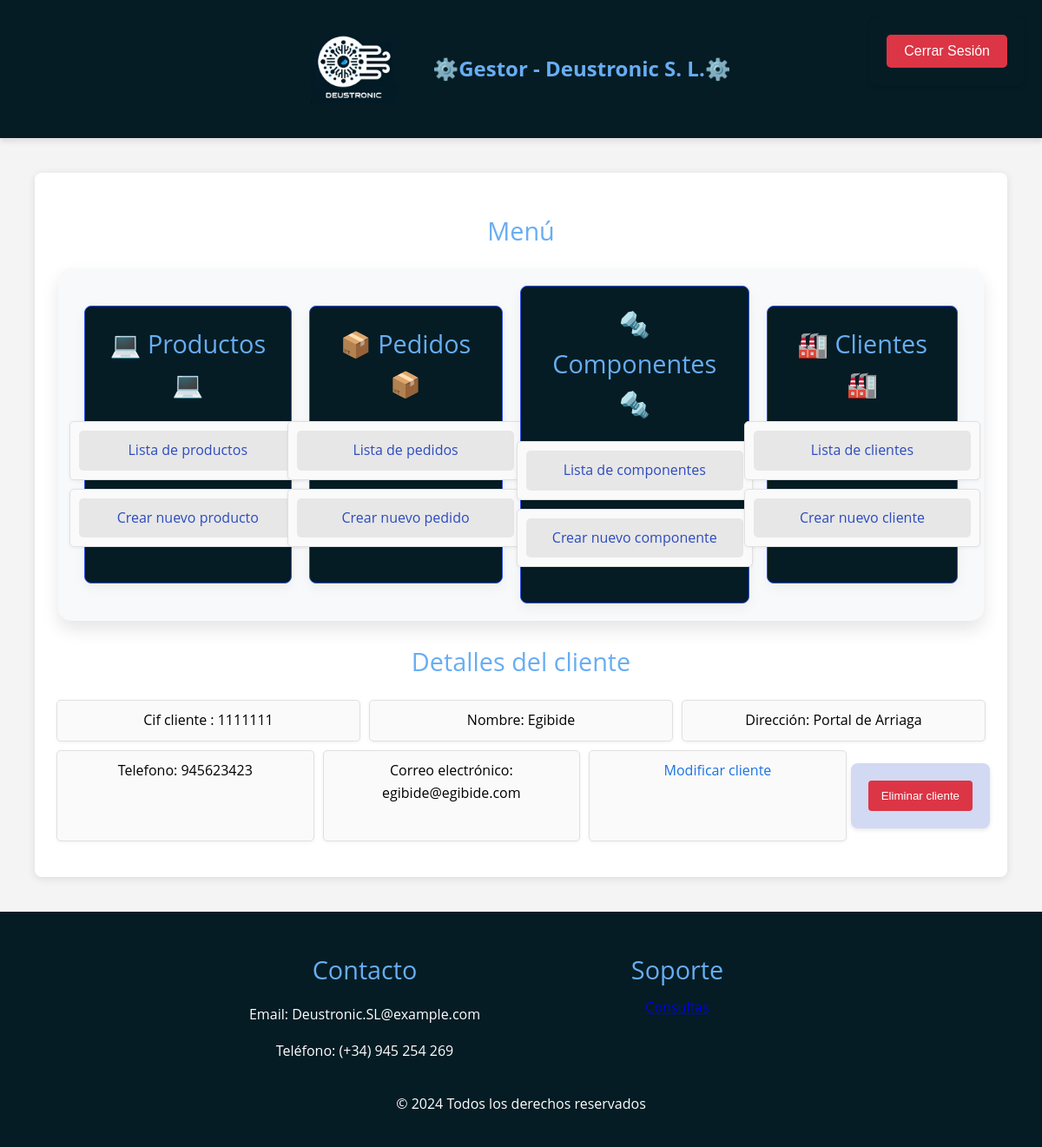
Screenshot of /appDjango/clientes/1111111 with the database file from the repository.
### appDjango/models.py (models this page shows, shortened)
class Cliente(models.Model):
    cif_cliente = models.CharField(max_length=100, primary_key=True)
    nombre_empresa_cliente = models.CharField(max_length=255)
    direccion_cliente = models.CharField(max_length=255)
    telefono_cliente = models.IntegerField()
    email_cliente = models.EmailField()
    class Meta:
        verbose_name_plural = "Clientes"
        verbose_name = "Cliente"
        ordering = ["cif_cliente"]

### appDjango/views.py (the view)
# urls.py: path('clientes/<int:pk>', ClienteDetailView.as_view(), name='clientes_show'),
class ClienteDetailView(DetailView):
    model = Cliente

### templates/appDjango/cliente_detail.html (shortened to what this page needs)
{% extends 'base.html' %}
{% block contenido %}
    <h2>Detalles del cliente</h2>
    {% if object %}
        <ul>
            <li>Cif cliente : {{ object.cif_cliente }}</li>
            <li>Nombre: {{ object.nombre_empresa_cliente }}</li>
            <li>Dirección: {{ object.direccion_cliente }}</li>
            <li>Telefono: {{ object.telefono_cliente }}</li>
            <li>Correo electrónico: {{ object.email_cliente }}</li>
            <li><a href="{% url 'cliente_update' object.pk %}">Modificar cliente</a></li>
            <form method="post" action="{% url 'cliente_delete' object.pk %}">
                <button type="submit" class="boton-borrar">Eliminar cliente</button>
            </form>
        </ul>
    {% else %}
        <p>No existe este cliente.</p>
    {% endif %}
{% endblock %}

### static/css/estilos.css (style rules this page uses)
body { font-family: 'Open Sans', Arial, sans-serif; background-color: #f4f4f4; color: black; line-height: 1.6; margin: 0; padding: 0; }
h1, h2 { color: #68adf3; font-weight: normal; }
h2 { font-size: 1.8rem; margin-bottom: 0.5rem; text-align: center; }
ul { list-style: none; padding: 0; display: flex; flex-wrap: wrap; justify-content: center; }
ul li { background-color: #fafafa; border: 1px solid #e0e0e0; border-radius: 5px; padding: 10px; box-shadow: 0 1px 4px rgba(0, 0, 0, 0.06); margin: 5px; text-align: center; flex: 1 0 250px; }
ul li a { color: #1a73e8; text-decoration: none; }
form { margin: 20px auto; padding: 20px; background-color: #d2d9f3; border-radius: 8px; box-shadow: 0 2px 5px rgba(0, 0, 0, 0.1); }
button.boton-borrar { background-color: #dc3545; color: white; border: none; border-radius: 4px; padding: 10px 15px; cursor: pointer; transition: background-color 0.3s; box-sizing: border-box; }

### rows the page displays
Cliente: cif_cliente "1111111", nombre_empresa_cliente "Egibide", direccion_cliente "Portal de Arriaga", telefono_cliente "945623423", email_cliente "egibide@egibide.com"
